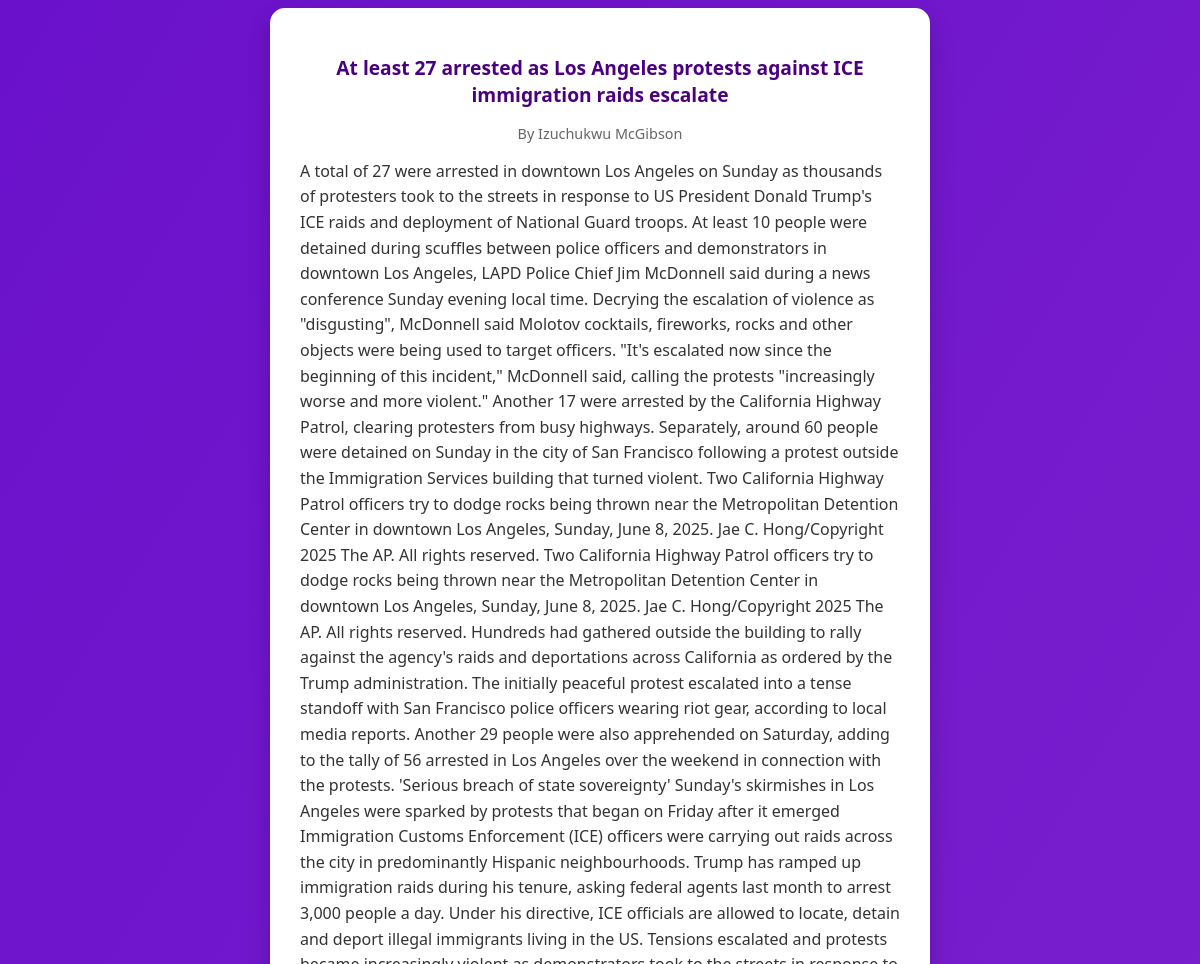
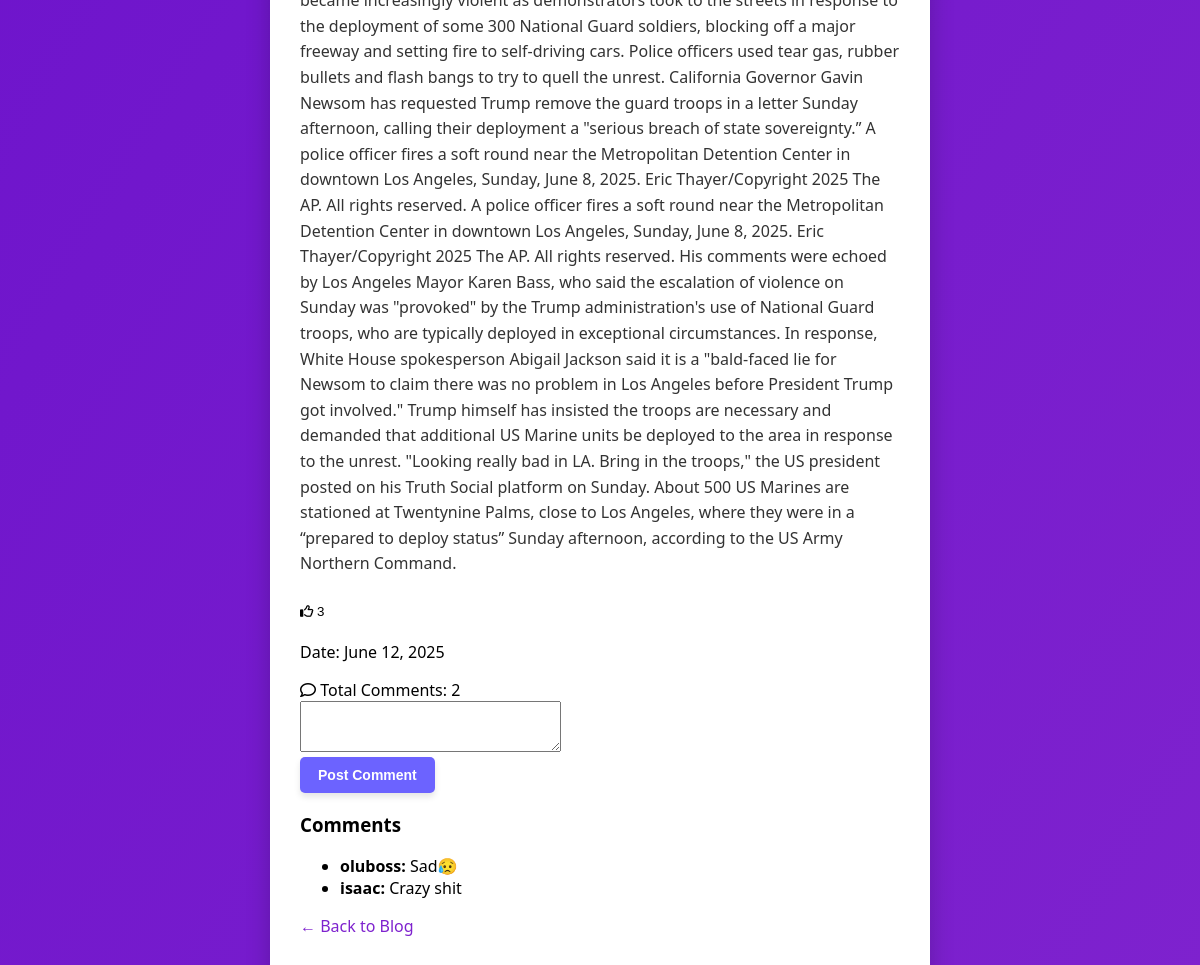
Page /read_more/1 (signed in) on the committed database (2 pictures, top to bottom).
### main.py (models this page shows)
class Blog(db.Model):
    id = db.Column(db.Integer,primary_key = True)
    title = db.Column(db.String(500),nullable = False, unique = True)
    content= db.Column(db.String(5000),nullable= False, unique= True)
    blog = db.Relationship('User', back_populates='author')
    user_id = db.Column(db.Integer, db.ForeignKey('user.id'))
    date_posted = db.Column(db.DateTime, nullable=False, default=lambda: datetime.now(timezone.utc))
    likes = db.relationship('Like', backref='blog', lazy='dynamic')
    comments = db.relationship('Comment', backref='post', lazy=True,cascade="all, delete-orphan")

class User(db.Model,UserMixin):
   id= db.Column(db.Integer,primary_key= True)
   username = db.Column(db.String(80),nullable= False,unique = True)
   email = db.Column(db.String(80), nullable=False,unique =True )
   password = db.Column(db.String(80), nullable=False ,unique =True)
   author = db.Relationship('Blog', back_populates='blog')
   likes = db.relationship('Like', backref='user', lazy='dynamic')

class Comment(db.Model):
    id = db.Column(db.Integer, primary_key=True)
    content = db.Column(db.Text, nullable=False)
    date_posted = db.Column(db.DateTime, default=datetime.utcnow)
    user_id = db.Column(db.Integer, db.ForeignKey('user.id'), nullable=False)
    post_id = db.Column(db.Integer, db.ForeignKey('blog.id'), nullable=False)
    user = db.relationship('User', backref='comments')

### main.py (the view)
@app.route('/read_more/<post_id>')
@login_required
def read_more(post_id):
    requested_post = db.session.execute(Select(Blog).where(Blog.id == post_id)).scalar()
    form = CommentForm()
    return render_template('read_more.html', post=requested_post,current_user= current_user, form= form)

### main.py
class CommentForm(FlaskForm):
    content = TextAreaField('', validators=[DataRequired()])
    submit = SubmitField('Post Comment',render_kw={'class': 'comment-btn'})

### main.py (called while the page is built)
@login_manager.user_loader
def load_user(user_id):
    return  User.query.get(int(user_id))

### Templates/read_more.html (shortened to what this page needs)
<!DOCTYPE html>
<html lang="en">
<head>
    <link rel="stylesheet" href="{{ url_for('static', filename='read_more.css') }}">
    <link rel="stylesheet" href="https://cdnjs.cloudflare.com/ajax/libs/font-awesome/6.4.0/css/all.min.css">
</head>
<body>
    <div class="container">
        <h2>{{ post.title }}</h2>
        <p class="author">By {{ post.blog.username }} </p>
        <p class="content">{{ post.content }}</p>
        <div class="icons">
           <form action="{{ url_for('like_post', post_id=post.id) }}" method="POST" style="display:inline;">
               <button type="submit" style="background:none; border:none; padding:0; cursor:pointer;">
                   <span><i class="fa-regular fa-thumbs-up"></i>
                    {{ post.likes.count() }} </span>
               </button>
           </form>
   </div>
        <p> Date: {{ post.date_posted.strftime('%B %d, %Y') }}</p>
        <form action="{{ url_for('comment_post', post_id=post.id) }}" method="POST">
            <span><i class="fa-regular fa-comment"></i></span>
          Total Comments: {{ post.comments|length }}
            {{ form.content.label }}<br>
          {{ form.content(cols=30, rows=3) }}<br>
           {{ form.submit() }}
       </form>
        <h3>Comments</h3>
<ul>
    {% for comment in post.comments %}
    <li><strong>{{ comment.user.username }}:</strong> {{ comment.content }}</li>
    {% else %}
    <li>No comments yet.</li>
    {% endfor %}
</ul>
  <p class="form-footer"><a href="{{url_for('blog')}}" class="back-link">← Back to Blog</a></p>
    </div>
</body>
</html>

### static/read_more.css (style rules this page uses)
body { background: linear-gradient(to bottom right, #6a11cb, #7e22ce); font-family: 'Segoe UI', Tahoma, Geneva, Verdana, sans-serif; min-height: 100vh; display: flex; justify-content: center; align-items: center; }
.container { background-color: #fff; padding: 30px; border-radius: 15px; box-shadow: 0 10px 25px rgba(0, 0, 0, 0.2); width: 90%; max-width: 600px; }
.container .content { font-size: 1rem; word-break: break-word; }
.container h2 { font-size: 1.2rem; word-break: break-word; }
h2 { text-align: center; color: #4b0082; }
.author { font-size: 0.9rem; color: #666; margin-bottom: 15px; text-align: center; }
.content { font-size: 1rem; color: #333; margin-bottom: 20px; line-height: 1.6; }
.icons { display: flex; justify-content: flex-start; gap: 15px; color: #4b0082; margin-bottom: 20px; font-size: 18px; cursor: pointer; }
.comment-btn { background-color: #6c63ff; color: white; padding: 10px 18px; border: none; border-radius: 5px; font-size: 14px; font-weight: bold; box-shadow: 0 4px 6px rgba(0,0,0,0.1); cursor: pointer; transition: background-color 0.3s ease; }
.form-footer { margin-top: 1rem; }
.back-link { color: #7e22ce; text-decoration: none; font-weight: 500; }

### rows in the picture
Blog: title "At least 27 arrested as Los Angeles protests against ICE immigration raids escalate", content "A total of 27 were arrested in downtown Los Angeles on Sunday as thousands of protesters took to the streets in response to US President Donald Trump's ICE raids and deployment of National Guard troops. At least 10 people were detained during scuffles between police officers and demonstrators in downtown Los Angeles, LAPD Police Chief Jim McDonnell said during a news conference Sunday evening local time. Decrying the escalation of violence as \"disgusting\", McDonnell said Molotov cocktails, fireworks, rocks and other objects were being used to target officers. \"It's escalated now since the beginning of this incident,\" McDonnell said, calling the protests \"increasingly worse and more…", date_posted "June 12, 2025"
User: blog.username "Izuchukwu McGibson"
Comment: user.username "oluboss", content "Sad😥"
Comment: user.username "isaac", content "Crazy shit"

### other values in the picture
{{ post.likes.count() }} "3"
{{ post.comments|length }} "2"
